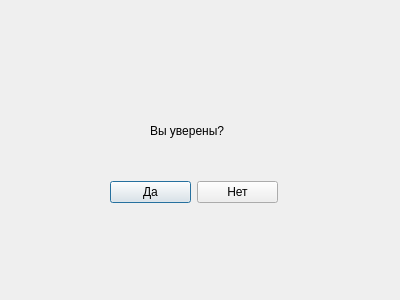
<?xml version="1.0" encoding="UTF-8"?>
<ui version="4.0">
 <class>exit</class>
 <widget class="QDialog" name="exit">
  <property name="geometry">
   <rect>
    <x>0</x>
    <y>0</y>
    <width>400</width>
    <height>300</height>
   </rect>
  </property>
  <property name="windowTitle">
   <string>Dialog</string>
  </property>
  <widget class="QLabel" name="label">
   <property name="geometry">
    <rect>
     <x>150</x>
     <y>110</y>
     <width>91</width>
     <height>41</height>
    </rect>
   </property>
   <property name="text">
    <string>Вы уверены?</string>
   </property>
  </widget>
  <widget class="QWidget" name="">
   <property name="geometry">
    <rect>
     <x>110</x>
     <y>180</y>
     <width>168</width>
     <height>25</height>
    </rect>
   </property>
   <layout class="QHBoxLayout" name="horizontalLayout">
    <item>
     <widget class="QPushButton" name="pushButton">
      <property name="text">
       <string>Да</string>
      </property>
     </widget>
    </item>
    <item>
     <widget class="QPushButton" name="pushButton_2">
      <property name="text">
       <string>Нет</string>
      </property>
     </widget>
    </item>
   </layout>
  </widget>
 </widget>
 <resources/>
 <connections>
  <connection>
   <sender>pushButton_2</sender>
   <signal>clicked()</signal>
   <receiver>exit</receiver>
   <slot>close()</slot>
   <hints>
    <hint type="sourcelabel">
     <x>244</x>
     <y>187</y>
    </hint>
    <hint type="destinationlabel">
     <x>256</x>
     <y>148</y>
    </hint>
   </hints>
  </connection>
  <connection>
   <sender>pushButton</sender>
   <signal>clicked()</signal>
   <receiver>exit</receiver>
   <slot>exec()</slot>
   <hints>
    <hint type="sourcelabel">
     <x>142</x>
     <y>182</y>
    </hint>
    <hint type="destinationlabel">
     <x>73</x>
     <y>166</y>
    </hint>
   </hints>
  </connection>
 </connections>
</ui>
